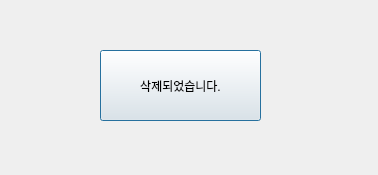
<?xml version="1.0" encoding="UTF-8"?>
<ui version="4.0">
 <class>removesuccess</class>
 <widget class="QDialog" name="removesuccess">
  <property name="geometry">
   <rect>
    <x>0</x>
    <y>0</y>
    <width>378</width>
    <height>175</height>
   </rect>
  </property>
  <property name="windowTitle">
   <string>Dialog</string>
  </property>
  <widget class="QPushButton" name="pushButton">
   <property name="geometry">
    <rect>
     <x>100</x>
     <y>50</y>
     <width>161</width>
     <height>71</height>
    </rect>
   </property>
   <property name="text">
    <string>삭제되었습니다.</string>
   </property>
  </widget>
 </widget>
 <resources/>
 <connections/>
</ui>
